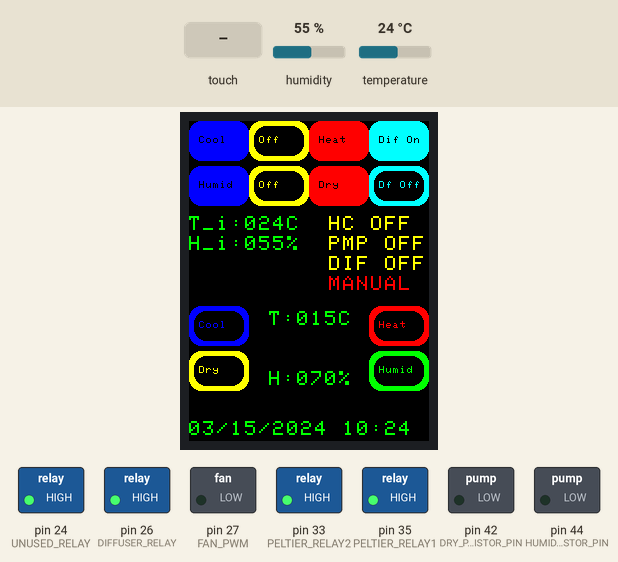
The sketch below on a simulated Arduino Mega 2560, built with avr-gcc and run on an emulated ATmega2560. Parts: 240×320 colour display, switched loads named in the sketch (green lamp = pin HIGH). Inputs (shaded band) come from the test bench; at power-on: humidity 55 %, temperature 24 °C. The local clock reads 2024-03-15 10:24:30 at power-on unless the sketch sets it; pins used as bus, display or sensor lines are not drawn; what the sketch prints to the serial monitor is not drawn.

Above: at 1.5 s.
1.6 s: touch panel pressed at 13 % / 30 % of its raw x / y range
At 6.0 s:
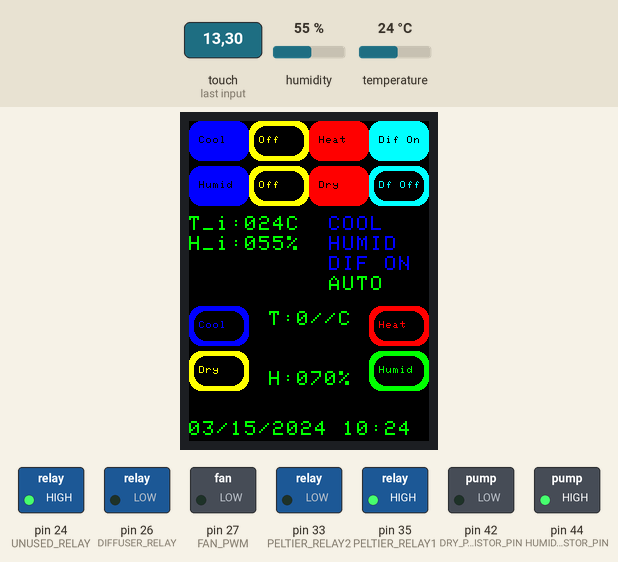
6.5 s: humidity set to 65 %
11.5 s: humidity set to 69 %
At 21.2 s:
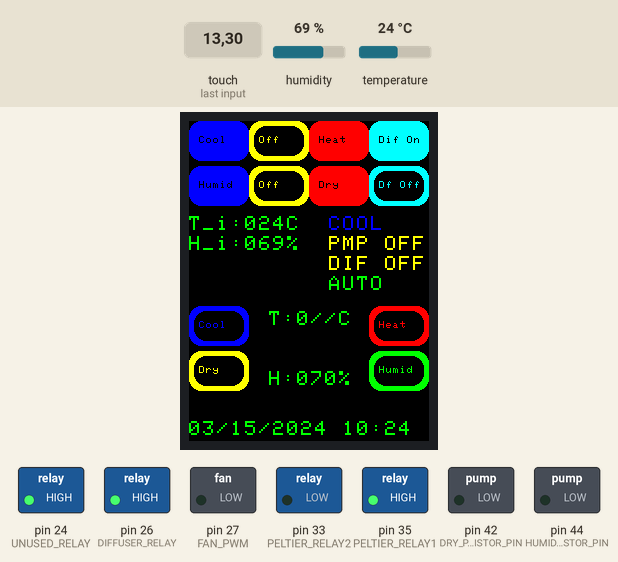
21.5 s: touch panel pressed at 62 % / 90 % of its raw x / y range
At 22.8 s:
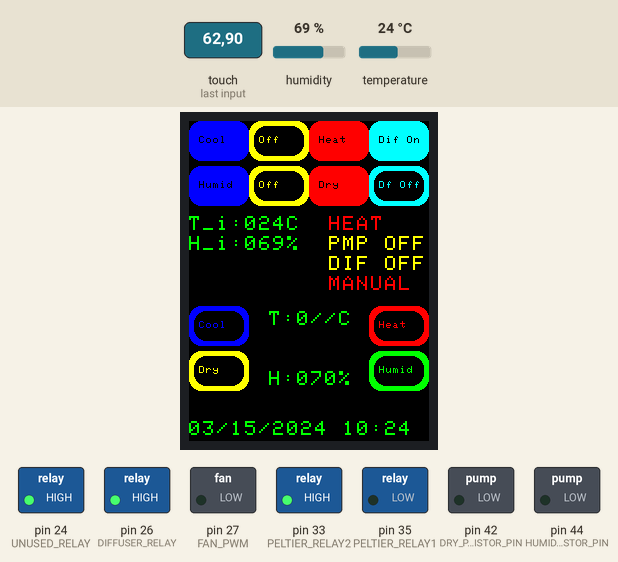
31.5 s: temperature set to 12 °C
At 41.1 s:
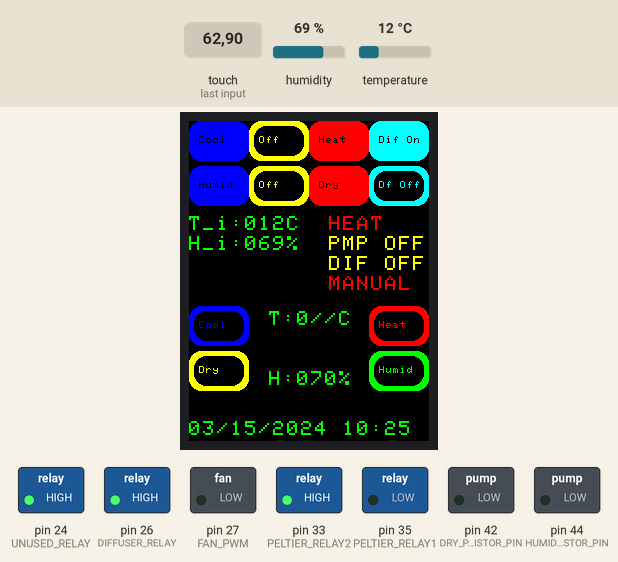
41.5 s: touch panel pressed at 87 % / 90 % of its raw x / y range
At 42.6 s:
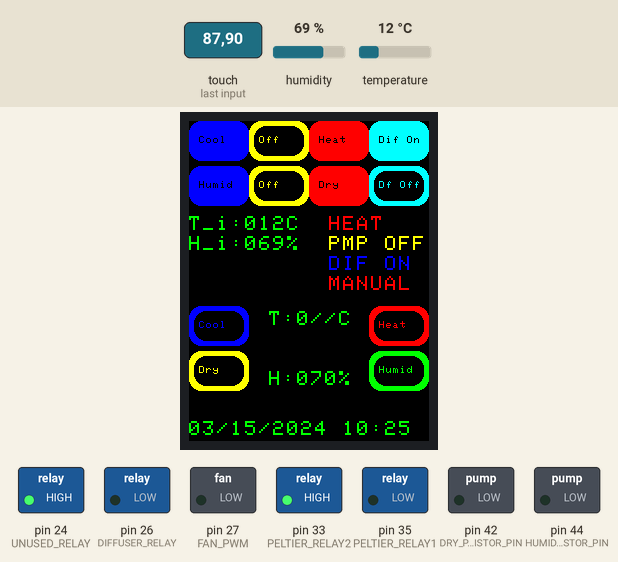
Timing chart, 0 to 44.0 s (numbered marks = the images above; inputs shaded):
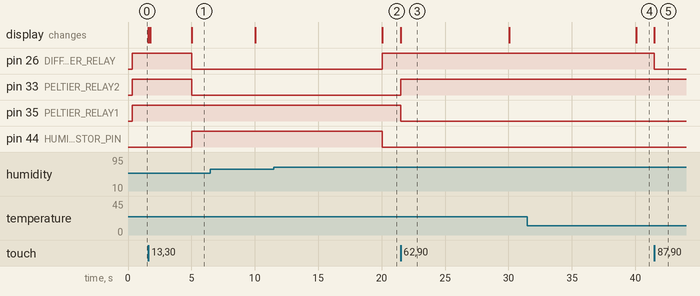

The sketch:

curing.ino
```cpp
// (c) Digital Geyser, 2018

#include <DHT.h>
#include <DGUtil.h>
#include <DGScreen.h>

#include "box_programs.h"

#include <DS3231.h>

#if defined(__SAM3X8E__)
    #undef __FlashStringHelper::F(string_literal)
    #define F(string_literal) string_literal
#endif

/************************ MACROS **********************************/

#define V_SEP 20
#define H_SEP 13
#define CHAR_SIZE 2

#define LCD_CS A3
#define LCD_CD A2
#define LCD_WR A1
#define LCD_RD A0
#define LCD_RESET A4

#define PELTIER_RELAY1 35
#define PELTIER_RELAY2 33

#define TEMPERATURE_HUMIDITY_SENSOR_IN_PIN 23
#define IN_SENSOR_TYPE DHT11

#define TEMPERATURE_HUMIDITY_SENSOR_OUT_PIN 45
#define OUT_SENSOR_TYPE DHT11

#define HUMID_PUMP_TRANSISTOR_PIN 44
#define DRY_PUMP_TRANSISTOR_PIN 42

#define FAN_PWM 27

#define DIFFUSER_RELAY 26
#define UNUSED_RELAY 24

#define OFF 0
#define ON 1
#define COOLING 1
#define HEATING 2

#define HUMIDIFYING 1
#define DRYING 2

#define MODE_AUTO 1
#define MODE_MANUAL 0

#define BUT_W 60
#define BUT_H 40
#define STATUS_Y ((BUT_H * 2) + 15)
#define ROW3 (STATUS_Y + 4*V_SEP + 10)


#define IN 0
#define OUT 1

/********************************  STATE *******************************/

DGScreen s(LCD_CS, LCD_CD, LCD_WR, LCD_RD, LCD_RESET);
DHT insideSensor(TEMPERATURE_HUMIDITY_SENSOR_IN_PIN, IN_SENSOR_TYPE);
DHT outsideSensor(TEMPERATURE_HUMIDITY_SENSOR_OUT_PIN, OUT_SENSOR_TYPE);

// State of stuff: -1 is initial state.
int coolingState = -1; // OFF, COOLING, HEATING
int humidifyingState = -1; // OFF, DRYING, HUMIDIFYING
int diffuserState = -1; // ON, OFF

byte temperature[] = { 0, 0 };
byte humidity[] = { 0, 0 };

int lastTemperature[] = { -500, -500 };
int lastHumidity[] = { -1, -1};

int desiredHumidity = 70;
int desiredTemperature = 15;

int mode = -1;

DS3231 clock;


/************************************** SETUP **********************************/
void setup(void) {
  Serial.begin(9600);
  Serial.println(F("Paint!"));

  s.setup(GREEN, BLACK, 0);

  Serial.println(F("Screen setup, filling it BLACK."));
  s.clearScreen();

  s.addButton(0,       0, BUT_W, BUT_H, "Cool", BLUE, BLACK, boxCool, false);
  s.addButton(BUT_W,   0, BUT_W, BUT_H, "Off", YELLOW, YELLOW, boxOff, true);
  s.addButton(BUT_W*2, 0, BUT_W, BUT_H, "Heat", RED, BLACK, boxHeat, false);
  s.addButton(BUT_W*3, 0, BUT_W, BUT_H, "Dif On", CYAN, BLACK, diffuserOn, false);

  s.addButton(0,       BUT_H+5, BUT_W, BUT_H, "Humid", BLUE,   BLACK, pumpHumid, false);
  s.addButton(BUT_W,   BUT_H+5, BUT_W, BUT_H, "Off", YELLOW, YELLOW, pumpOff,   true);
  s.addButton(BUT_W*2, BUT_H+5, BUT_W, BUT_H, "Dry", RED,    BLACK, pumpDry,   false);
  s.addButton(BUT_W*3, BUT_H+5, BUT_W, BUT_H, "Df Off", CYAN, CYAN, diffuserOff, true);

  s.addButton(0,             ROW3,             BUT_W, BUT_H, "Cool",  BLUE,   BLUE,   tempMinus,     true);
  s.addButton(s.width() - BUT_W, ROW3,             BUT_W, BUT_H, "Heat",  RED,    RED,    tempPlus,      true);
  s.addButton(0,             ROW3 + BUT_H + 5, BUT_W, BUT_H, "Dry", YELLOW, YELLOW, humidityMinus, true);
  s.addButton(s.width() - BUT_W, ROW3 + BUT_H + 5, BUT_W, BUT_H, "Humid", GREEN,  GREEN,  humidityPlus,  true);

  pinMode(13, OUTPUT);
  pinMode(PELTIER_RELAY1, OUTPUT);
  pinMode(PELTIER_RELAY2, OUTPUT);
  pinMode(DIFFUSER_RELAY, OUTPUT);
  pinMode(UNUSED_RELAY, OUTPUT);
  pinMode(HUMID_PUMP_TRANSISTOR_PIN, OUTPUT);
  pinMode(DRY_PUMP_TRANSISTOR_PIN, OUTPUT);
  pinMode(FAN_PWM, OUTPUT);
  setMode(MODE_MANUAL);
  setCoolingState(OFF);
  setPump(OFF);
  setDiffuser(OFF);
  digitalWrite(UNUSED_RELAY, HIGH);
  redrawDesiredValues();

  Serial.println(F("Starting RTC."));
  clock.begin();
  Serial.println(F("Setup done."));
}


/******************************* LOOP ******************************************/
void loop() {
  static int count = 0;

  if ( count%100 == 0 ) {
    realTimeTick();
  }

  count++;

  s.touchScreen();
}

// This method takes the unmeasured occasional tick and converts it to more accurate minute and seconds ticks
void realTimeTick() {
  static int lastSec = -1;
  static int lastMin = -1;
  RTCDateTime dt = clock.getDateTime();

  if ( dt.minute != lastMin ) {
    minuteTick(dt.minute);
    lastMin = dt.minute;
    s.drawText(0, s.height() - V_SEP, clock.dateFormat("m/d/Y H:i", dt), GREEN);
    Serial.println("Minute.");
  }

  if ( dt.second != lastSec ) {
    secondTick(dt.second);
    lastSec = dt.second;
    Serial.println("Second.");
  }
}

void minuteTick(int minute) {

}

void secondTick(int second) {
  if ( second % 10 == 0 ) {
    // Every 10 seconds, deal with sensors
    sensorTick();
  }

  if ( second % 5 == 0 && mode == MODE_AUTO ) {
    // Every 5 seconds readjust the automatics
    autoTick();
  }
}

/*************************************************** Functions ****************************/

void diffuserOn() { setDiffuser(ON); setMode(MODE_MANUAL); }
void diffuserOff() { setDiffuser(OFF); setMode(MODE_MANUAL); }
void setDiffuser(int state) {
  if ( diffuserState == state ) return;
  switch(state) {
    case ON:
      Serial.println(F("Diffuser on."));
      digitalWrite(DIFFUSER_RELAY, LOW);
      break;
    case OFF:
      Serial.println(F("Diffuser off."));
      digitalWrite(DIFFUSER_RELAY, HIGH);
      break;
  }
  diffuserState = state;
  redrawDiffuserState();
}
void redrawDiffuserState() {
  int x = 140;
  int y = STATUS_Y + 2*V_SEP;
  switch(diffuserState) {
    case OFF: s.drawText(x, y, "DIF OFF", YELLOW); break;
    case ON:  s.drawText(x, y, "DIF ON ", BLUE); break;
  }
}


void pumpHumid() { setPump(HUMIDIFYING);  setMode(MODE_MANUAL); }
void pumpDry() { setPump(DRYING);  setMode(MODE_MANUAL); }
void pumpOff() { setPump(OFF);  setMode(MODE_MANUAL); }
void setPump(int state) {
  if ( humidifyingState == state ) return;
  switch(state) {
    case HUMIDIFYING:
      digitalWrite(DRY_PUMP_TRANSISTOR_PIN, LOW);
      digitalWrite(HUMID_PUMP_TRANSISTOR_PIN, HIGH);
      Serial.println(F("Pump humidifying."));
      break;
    case DRYING:
      digitalWrite(HUMID_PUMP_TRANSISTOR_PIN, LOW);
      digitalWrite(DRY_PUMP_TRANSISTOR_PIN, HIGH);
      Serial.println(F("Pump drying."));
      break;
    case OFF:
      digitalWrite(HUMID_PUMP_TRANSISTOR_PIN, LOW);
      digitalWrite(DRY_PUMP_TRANSISTOR_PIN, LOW);
      Serial.println(F("Pump off."));
      break;
  }
  humidifyingState = state;
  redrawPumpState();
}

void redrawPumpState() {
  int x = 140;
  int y = STATUS_Y + V_SEP;
  switch(humidifyingState) {
    case OFF:          s.drawText(x, y, "PMP OFF", YELLOW); break;
    case HUMIDIFYING:  s.drawText(x, y, "HUMID  ", BLUE); break;
    case DRYING:       s.drawText(x, y, "DRY    ", RED); break;
  }
}


void boxHeat() { setCoolingState(HEATING);  setMode(MODE_MANUAL); }
void boxCool() { setCoolingState(COOLING);  setMode(MODE_MANUAL); }
void boxOff() { setCoolingState(OFF);  setMode(MODE_MANUAL); }

void setCoolingState(int state) {
  if ( state == coolingState ) return;
  switch(state) {
    case OFF:
      digitalWrite(PELTIER_RELAY1, HIGH);
      digitalWrite(PELTIER_RELAY2, HIGH);
      Serial.println(F("Off"));
      break;
    case COOLING:
      digitalWrite(PELTIER_RELAY1, HIGH);
      digitalWrite(PELTIER_RELAY2, HIGH);
      digitalWrite(PELTIER_RELAY2, LOW);
      Serial.println(F("Cool"));
      break;
    case HEATING:
      digitalWrite(PELTIER_RELAY1, HIGH);
      digitalWrite(PELTIER_RELAY2, HIGH);
      digitalWrite(PELTIER_RELAY1, LOW);
      Serial.println(F("Heat"));
      break;
  }
  coolingState = state;
  redrawCoolingState();
}


void redrawCoolingState() {
  int x = 140;
  int y = STATUS_Y;
  switch(coolingState) {
    case OFF:     s.drawText(x, y, "HC OFF ", YELLOW); break;
    case COOLING: s.drawText(x, y, "COOL   ", BLUE);   break;
    case HEATING: s.drawText(x, y, "HEAT   ", RED);    break;
  }
}

void setMode(int newMode) {
  if ( newMode == mode ) return;
  mode = newMode;
  redrawMode();
}

void redrawMode() {
  int x = 140;
  int y = STATUS_Y + 3*V_SEP;
  switch(mode) {
    case MODE_MANUAL: s.drawText(x, y, "MANUAL ", RED); break;
    case MODE_AUTO:   s.drawText(x, y, "AUTO   ", GREEN); break;
  }
}

void redrawTemperatureAndHumidity(int x, int y, int which) {
  if ( temperature[which] != lastTemperature[which] || humidity[which] != lastHumidity[which] ) {
    s.clearRect(x, y, 120, 2*V_SEP);

    if (which==IN) {
      s.drawText(x, y, "T_i:");
    } else {
      s.drawText(x, y, "T_o:");
    }
    s.appendInt(temperature[which], 3);
    s.appendChar('C');

    y+=V_SEP;
    if (which==IN) {
      s.drawText(x, y, "H_i:");
    } else {
      s.drawText(x, y, "H_o:");
    }
    s.appendInt(humidity[which], 3);
    s.appendChar('%');
  }

  lastTemperature[which] = temperature[which];
  lastHumidity[which] = humidity[which];
}

void tempMinus() { tempDiff(-1); }
void tempPlus() { tempDiff(1); }
void tempDiff(int diff) {
  desiredTemperature += diff;
  redrawDesiredValues();
  setMode(MODE_AUTO);
}

void humidityMinus() { humidityDiff(-1); }
void humidityPlus() { humidityDiff(1); }
void humidityDiff(int diff) {
  desiredHumidity += diff;
  redrawDesiredValues();
  setMode(MODE_AUTO);
}
void redrawDesiredValues() {
  s.drawText(BUT_W+20, ROW3 + 5, "T:");
  s.appendInt(desiredTemperature, 3);
  s.appendChar('C');

  s.drawText(BUT_W+20, ROW3 + 5 + BUT_W, "H:");
  s.appendInt(desiredHumidity, 3);
  s.appendChar('%');
}

// This function is responsible for the automatic adjustments based on
// sensor data.
void autoTick() {
  if ( temperature[IN] != -1 ) {
    // We have real sensor data, let's act on it
    switch(coolingState) {
      case COOLING:
        if ( temperature[IN] <= desiredTemperature )
          setCoolingState(OFF);
        break;
      case HEATING:
        if ( temperature[IN] >= desiredTemperature )
          setCoolingState(OFF);
        break;
      case OFF:
        if ( temperature[IN] >= desiredTemperature + 3 )
          setCoolingState(COOLING);
        else if ( temperature[IN] <= desiredTemperature - 3)
          setCoolingState(HEATING);
        break;
    }
  }

  if ( humidity[IN] != -1 ) {
    // We have data
    if ( humidity[IN] > desiredHumidity + 3 ) {
      setPump(DRYING);
      setDiffuser(OFF);
    } else if ( humidity[IN] < desiredHumidity - 3 ) {
      setPump(HUMIDIFYING);
      setDiffuser(ON);
    } else {
      setPump(OFF);
      setDiffuser(OFF);
    }
  }
}


void sensorTick() {
  // DHT11 read
  for ( int i=0; i<2; i++ ) {
    int which = ( i == 0 ? IN : OUT);

    bool success = false;
    int retries = 3;
    DHT *dhtToUse = (which == IN ? &insideSensor : &outsideSensor );

    // Temporary: we don't have out sensor yet
    if ( which == OUT ) continue;

    while(retries>0) {
      float t = dhtToUse->readTemperature();
      float h = dhtToUse->readHumidity();

      if ( isnan(t) || isnan(h) ) {
        retries--;
        success = false;
      } else {
        temperature[which] = (int)t;
        humidity[which] = (int)h;
        success = true;
        break;
      }
    }


    if ( !success ) {
      temperature[which] = -1;
      humidity[which] = -1;
      Serial.print("Sensor error:");
      Serial.println(which);
    } else {
      Serial.print("Sensor data:");
      Serial.print(which);
      Serial.print(", t=");
      Serial.print(temperature[which]);
      Serial.print(", h=");
      Serial.print(humidity[which]);
      Serial.println("");
      redrawTemperatureAndHumidity(0, STATUS_Y + 2*i*V_SEP, which);
    }
  }


}
```

box_programs.h
```cpp
/**
 * default built-in programs for the curing app.
 */

typedef struct {
  uint8_t startTemperature;
  uint8_t endTemperature;
  uint8_t startHumidity;
  uint8_t endHumidity;
  uint16_t durationInHours;
  uint8_t percentVentilation;
} BoxProgramPhase;

typedef struct {
  const char *programName;
  const char *programDescription;
  int numberOfPhases;
  const BoxProgramPhase *phases;
} BoxProgram;

#define INFINITY_HOURS 0

// For each program, define an array of phases.
// Each phase has 6 numbers:
//    start T in degreesCelsius
//    end T in degreesCelsius
//    start humidity in percentages
//    end humidity in percentages
//    duration of the phase in hours (if infinity, then use INFINITY_HOURS)
//    percentage of ventilation used in percentages
const BoxProgramPhase pancettaPhases[] = {
  { 55, 55, 60, 60, 98 , 50},
};

const BoxProgramPhase coldSmokedSausageCuringPhases[] = {
  { 20, 40, 40, 60, 84, 50 },
};

const BoxProgramPhase PepperoneSheepCasingsCuringPhases[] = {
  { 85, 85, 0xff, 0xff, 12 ,10},
  { 60, 60, 70, 60, 168 , 50},
};

const BoxProgramPhase PepperoneHogCasingsCuringPhases[] = {
  { 85, 85, 0xff, 0xff, 12, 10},
  { 60, 60, 70, 60, 360, 50 },
};

const BoxProgramPhase PepperoneHogMiddlesCuringPhases[] = {
  { 85, 85, 0xff, 0xff, 12, 0 },
  { 60, 60, 70, 60, 672, 50 },
};

const BoxProgramPhase CoppaCuringPhases[] = {
  { 75, 75, 0xff, 0xff, 12, 0 },
  { 60, 60, 70, 60, 504, 50 },
};

const BoxProgramPhase ChorizoCuringPhases[] = {
  { 60, 60, 65, 65, 456, 50 },
};

const BoxProgramPhase LandjagerCuringPhases[] = {
  { 60, 60, 65, 65, 312, 50 },
};

const BoxProgramPhase ProsciuttoCuringPhases[] = {
  { 60, 60, 65, 65, 3600, 100 },
};

const BoxProgramPhase CountryHamCuringPhases[] = {
  { 60, 60, 67, 67, 1176, 50 },
};
const BoxProgramPhase BresaolaCuringPhases[] = {
  { 60, 60, 65, 65, 504, 50 },
};
const BoxProgramPhase DuckProsciuttoCuringPhases[] = {
  { 55, 55, 85, 85, 168, 50 },
};
const BoxProgramPhase BloomyRindCheeseAgingPhases[] = {
  { 48, 48, 96, 96, 0xff, 50 },
};
const BoxProgramPhase BlueCheeseAgingPhases[] = {
  { 52, 52, 90, 90, 1440, 50 },
  { 43, 43, 90, 90, 0xff, 50 },
};
const BoxProgramPhase FetaCheeseAgingPhases[] = {
  { 57, 57,0xff , 0xff, 0xff, 50 },
};
const BoxProgramPhase CaerphillyCheeseAgingPhases[] = {
  { 52, 52,92 , 92, 0xff, 50 },
};
const BoxProgramPhase CheddarCheeseAgingPhases[] = {
  { 52, 52, 0xff, 0xff, 0xff, 50 },
};

// Once you have all the program phases above,
// create the "BoxProgram" block that contains
// name, the number of phases (use sizeof()) and the actual phases.
const BoxProgram defaultPrograms[] = {
  {
    "Pancetta",
    "This program is used to cure pancetta.",
    sizeof(pancettaPhases)/sizeof(BoxProgramPhase),
    pancettaPhases
  },
  {
    "Cold Smoked Sausage Curing",
    "This program is used to cure cold smoked sausages like Hungarian paprika sausage, Andouille and Chorizo sausage.",
    sizeof(coldSmokedSausageCuringPhases)/sizeof(BoxProgramPhase),
    coldSmokedSausageCuringPhases
  },
  {
    "Pepperone and Tuscan Salami with Sheep Casings Curing",
    "This program is used to cure Pepperone and Tuscan salami made with sheep casings.",
    sizeof(PepperoneSheepCasingsCuringPhases)/sizeof(BoxProgramPhase),
    PepperoneSheepCasingsCuringPhases
  },
  {
    "Pepperone and Tuscan Salami with Hog Casings Curing",
    "This program is used to cure Pepperone and Tuscan salami made with hog casings and Soppressata.",
    sizeof(PepperoneHogCasingsCuringPhases)/sizeof(BoxProgramPhase),
    PepperoneHogCasingsCuringPhases
  },
  {
    "Pepperone and Tuscan Salami with Hog Middles Curing",
    "This program is used to cure Pepperone and Tuscan salami made with hog middles.",
    sizeof(PepperoneHogMiddlesCuringPhases)/sizeof(BoxProgramPhase),
    PepperoneHogMiddlesCuringPhases
  },
  {
    "Coppa Curing",
    "This program is used to cure Coppa.",
    sizeof(CoppaCuringPhases)/sizeof(BoxProgramPhase),
    CoppaCuringPhases
  },
  {
    "Chorizo Curing",
    "This program is used to cure Chorizo, Saucisson Sec and Hungarian salami.",
    sizeof(ChorizoCuringPhases)/sizeof(BoxProgramPhase),
    ChorizoCuringPhases
  },
  {
    "Landjager Curing",
    "This program is used to cure Landjager.",
    sizeof(LandjagerCuringPhases)/sizeof(BoxProgramPhase),
    LandjagerCuringPhases
  },
  {
    "Dry-cured Ham Curing",
    "This program is used to cure dry-cured ham, such as prosciutto.",
    sizeof(ProsciuttoCuringPhases)/sizeof(BoxProgramPhase),
    ProsciuttoCuringPhases
  },
  {
    "Country Ham Curing",
    "This program is used to cure country ham.",
    sizeof(CountryHamCuringPhases)/sizeof(BoxProgramPhase),
    CountryHamCuringPhases
  },
  {
    "Bresaola Curing",
    "This program is used to cure bresaola, lardo and cured pork belly.",
    sizeof(BresaolaCuringPhases)/sizeof(BoxProgramPhase),
    BresaolaCuringPhases
  },
  {
    "Duck Prosciutto Curing",
    "This program is used to cure duck prosciutto.",
    sizeof(DuckProsciuttoCuringPhases)/sizeof(BoxProgramPhase),
    DuckProsciuttoCuringPhases
  },
  {
    "Bloomy Rind Cheese Aging",
    "This program is used to age bloomy rind cheeses, such as Camembert, Truffle, Brie and Valencay.",
    sizeof(BloomyRindCheeseAgingPhases)/sizeof(BoxProgramPhase),
    BloomyRindCheeseAgingPhases
  },
  {
    "Blue Cheese Aging",
    "This program is used to age blue cheeses, such as Bisbee, Stilton and Blue Capricorn.",
    sizeof(BlueCheeseAgingPhases)/sizeof(BoxProgramPhase),
    BlueCheeseAgingPhases
  },
  {
    "Feta Cheese Aging",
    "This program is used to age Feta cheese.",
    sizeof(FetaCheeseAgingPhases)/sizeof(BoxProgramPhase),
    FetaCheeseAgingPhases
  },
  {
    "Caerphilly Cheese Aging",
    "This program is used to age Caerphilly and bandaged Cheddar cheese.",
    sizeof(CaerphillyCheeseAgingPhases)/sizeof(BoxProgramPhase),
    CaerphillyCheeseAgingPhases
  },
  {
    "Cheddar Cheese Aging",
    "This program is used to age Cheddar cheese (stirred curd and vacuum sealed).",
    sizeof(CheddarCheeseAgingPhases)/sizeof(BoxProgramPhase),
    CheddarCheeseAgingPhases
  },
};
```

DGScreenPage.cpp
```cpp
/*
 * (c) Digital Geyser.
 *
 * Screen library.
 */

#include "DGScreen.h"

DGScreenPage::DGScreenPage(const char *title, DGColor fg, DGColor bg) {
  this->title = title;
  this->fgColor = fg;
  this->bgColor = bg;
  this->nextPage = NULL;
  this->buttonFirst = NULL;
}

DGScreenButton *DGScreenPage::firstButton() {
  return this->buttonFirst;
}

void DGScreenPage::addButton(DGScreenButton *button) {
  button->nextButton = this->buttonFirst;
  this->buttonFirst = button;
}

DGColor DGScreenPage::fg() { return this->fgColor; }
DGColor DGScreenPage::bg() { return this->bgColor; }
void DGScreenPage::setFg(DGColor fg) { this-> fgColor = fg; }
void DGScreenPage::setBg(DGColor bg) { this-> bgColor = bg; }
```

Measured:
- the behaviour switches between 66 and 67 % on humidity (found by bisection; images 1 and 2)
- after the input at 1.6 s, pin 26 (DIFFUSER_RELAY), pin 33 (PELTIER_RELAY2): HIGH → LOW after 3.4 s; pin 44 (HUMID_PUMP_TRANSISTOR_PIN): LOW → HIGH after 3.4 s; the display: first changes at once (image 1 shows a later state)
- after the input at 11.5 s, pin 26 (DIFFUSER_RELAY): LOW → HIGH after 8.6 s; pin 44 (HUMID_PUMP_TRANSISTOR_PIN): HIGH → LOW after 8.6 s; the display: changes after 8.6 s (image 2)
- after the input at 21.5 s, pin 33 (PELTIER_RELAY2): LOW → HIGH at once; pin 35 (PELTIER_RELAY1): HIGH → LOW at once; the display: changes at once (image 3)
- after the input at 31.5 s, the display: changes after 8.6 s (image 4)
- after the input at 41.5 s, pin 26 (DIFFUSER_RELAY): HIGH → LOW at once; the display: changes at once (image 5)
- what the display in image 3 shows lasts 8.6 s, from 21.5 s to 30.1 s
